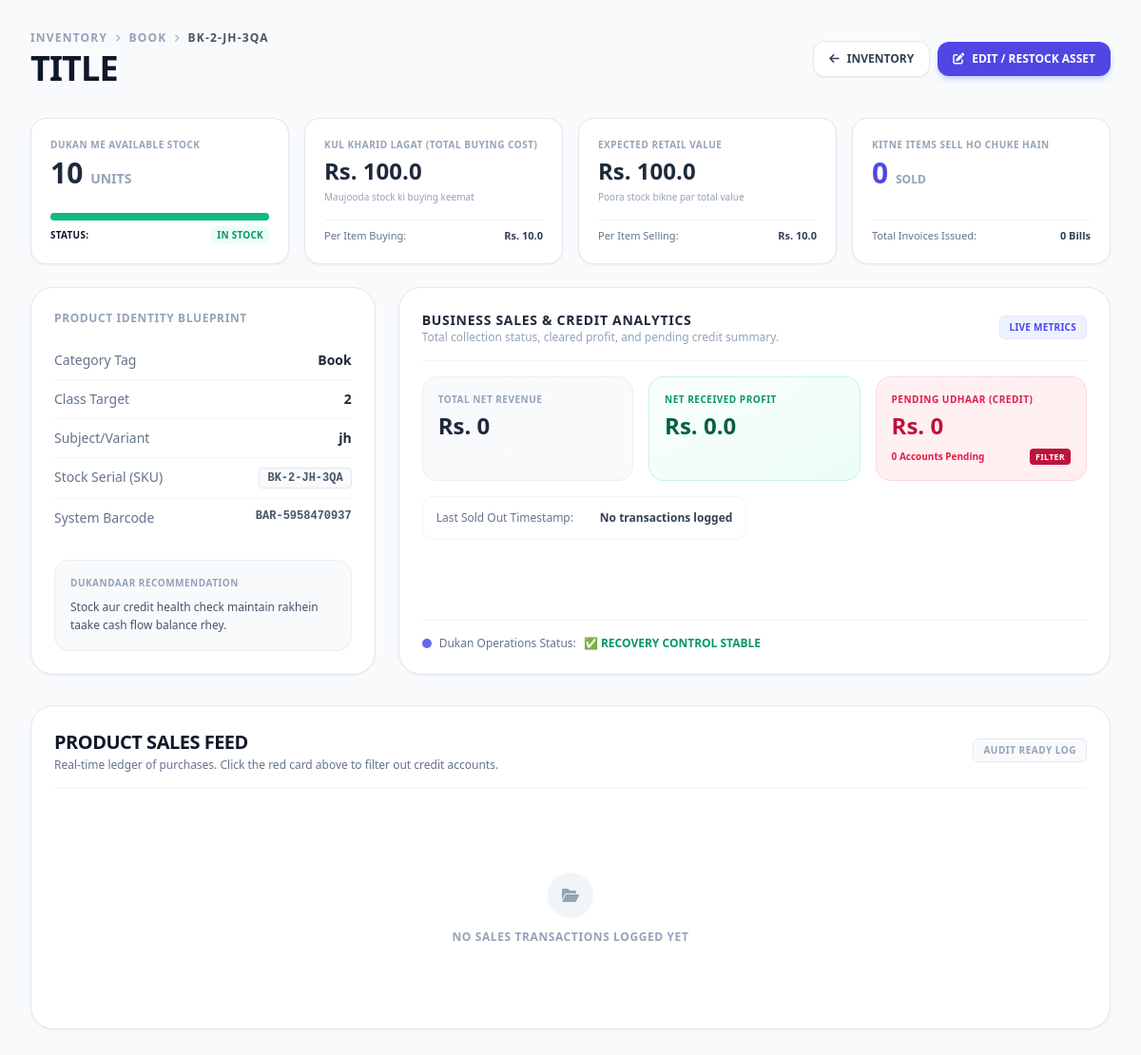
Page /product/5 (signed in) on the earlier database version.
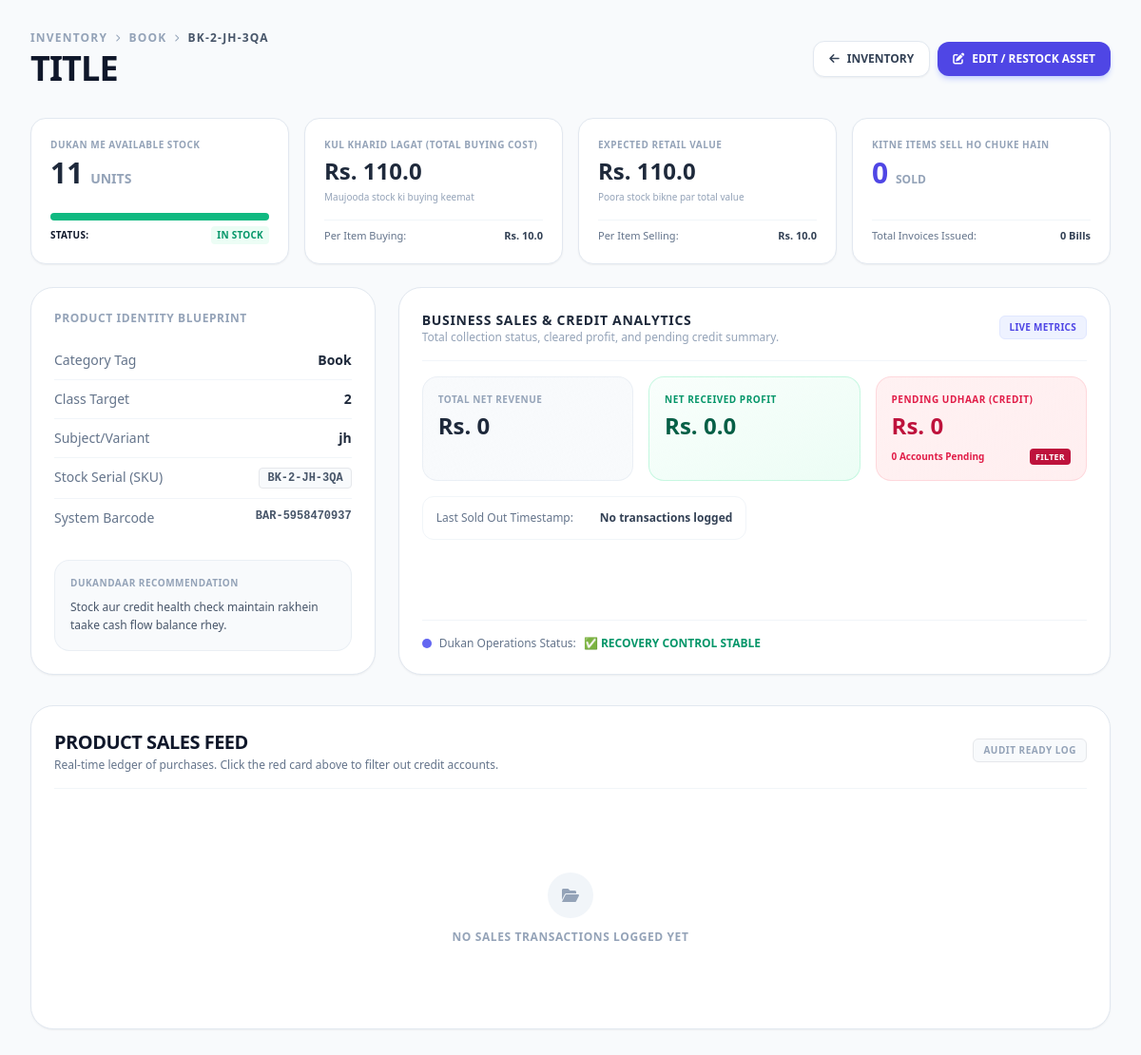
Same page on the later database version.
### tables this page shows
CREATE TABLE products (
        id INTEGER PRIMARY KEY AUTOINCREMENT,
        sku TEXT UNIQUE NOT NULL,
        barcode TEXT UNIQUE,
        name TEXT NOT NULL,
        category TEXT NOT NULL, -- Stationary, Books, Notebooks
        student_class TEXT,
        subject TEXT,
        purchase_price REAL NOT NULL,
        selling_price REAL NOT NULL,
        stock INTEGER NOT NULL DEFAULT 0,
        tag TEXT,
        variation TEXT
    );

### main.py (the view)
@app.get("/product/{product_id}")
async def product_detail(request: Request, product_id: int):
    if not is_logged_in(request): raise HTTPException(status_code=401)
    conn = get_db()
    product = conn.execute("SELECT * FROM products WHERE id = ?", (product_id,)).fetchone()
    if not product:
        conn.close()
        raise HTTPException(status_code=404, detail="Product entity not found")
    try:
        analytics = conn.execute("""
            SELECT SUM(qty) as total_units, SUM(qty * price) as total_revenue,
                   COUNT(DISTINCT sale_id) as sale_count
            FROM sale_items WHERE product_id = ?
        """, (product_id,)).fetchone()
        last_sold_row = conn.execute("""
            SELECT s.timestamp FROM sale_items si
            JOIN sales s ON si.sale_id = s.id
            WHERE si.product_id = ? ORDER BY s.timestamp DESC LIMIT 1
        """, (product_id,)).fetchone()
        last_sold = last_sold_row['timestamp'] if last_sold_row else None
        sales = conn.execute("""
            SELECT si.qty, si.price, s.receipt_number, s.payment_status, s.timestamp, s.student_name, s.phone_no
            FROM sale_items si
            JOIN sales s ON si.sale_id = s.id
            WHERE si.product_id = ?
            ORDER BY s.timestamp DESC LIMIT 20
        """, (product_id,)).fetchall()
    except Exception as e:
        analytics = {"total_units": 0, "total_revenue": 0, "sale_count": 0}
        last_sold = None
        sales = []
    conn.close()
    total_units = analytics['total_units'] if analytics and analytics.get('total_units') else 0
    total_revenue = analytics['total_revenue'] if analytics and analytics.get('total_revenue') else 0
    sale_count = analytics['sale_count'] if analytics and analytics.get('sale_count') else 0
    return templates.TemplateResponse(request, "product_detail.html", {
        "product": product, "sales": sales,
        "analytics": {
            "total_units": total_units,
            "total_revenue": total_revenue,
            "sale_count": sale_count,
            "last_sold": last_sold,
            "profit": total_revenue - (total_units * product['purchase_price'])
        }
    })

### templates/product_detail.html (shortened to what the changed rows need)
<!DOCTYPE html>
<html lang="en">
<head>
    <script src="https://cdn.tailwindcss.com"></script>
    <link rel="stylesheet" href="https://cdnjs.cloudflare.com/ajax/libs/font-awesome/6.0.0/css/all.min.css">
</head>
<body class="bg-slate-50 min-h-screen font-sans text-slate-900 antialiased">
    <div class="max-w-7xl mx-auto p-4 sm:p-6 lg:p-8">
        <div class="flex flex-col sm:flex-row justify-between items-start sm:items-center gap-4 mb-8">
            <div>
                <div class="flex items-center gap-2 text-xs font-bold text-slate-400 uppercase tracking-widest mb-1">
                    <span>Inventory</span>
                    <i class="fas fa-chevron-right text-[8px]"></i>
                    <span>{{ product.category }}</span>
                    <i class="fas fa-chevron-right text-[8px]"></i>
                    <span class="text-slate-600">{{ product.sku }}</span>
                </div>
                <h1 class="text-3xl sm:text-4xl font-black text-slate-900 tracking-tight uppercase">{{ product.name }}</h1>
            </div>
        </div>
        <div class="grid grid-cols-1 md:grid-cols-2 lg:grid-cols-4 gap-4 mb-6">
            <div class="bg-white p-5 rounded-2xl border border-slate-200 shadow-sm flex flex-col justify-between">
                <div>
                    <div class="text-[10px] font-black uppercase tracking-wider text-slate-400 mb-1">Dukan Me Available Stock</div>
                    <div class="text-3xl font-black text-slate-800">{{ product.stock }} <span class="text-sm font-bold text-slate-400 uppercase">Units</span></div>
                </div>
            </div>
            <div class="bg-white p-5 rounded-2xl border border-slate-200 shadow-sm flex flex-col justify-between">
                <div>
                    <div class="text-[10px] font-black uppercase tracking-wider text-slate-400 mb-1">Kul Kharid Lagat (Total Buying Cost)</div>
                    <div class="text-2xl font-black text-slate-800">Rs. {{ (product.stock * product.purchase_price) | round(2) }}</div>
                    <p class="text-[10px] text-slate-400 mt-1">Maujooda stock ki buying keemat</p>
                </div>
                <div class="text-[11px] font-medium text-slate-500 mt-4 border-t border-slate-100 pt-2 flex justify-between">
                    <span>Per Item Buying:</span>
                    <span class="font-bold text-slate-700">Rs. {{ product.purchase_price }}</span>
                </div>
            </div>
            <div class="bg-white p-5 rounded-2xl border border-slate-200 shadow-sm flex flex-col justify-between">
                <div>
                    <div class="text-[10px] font-black uppercase tracking-wider text-slate-400 mb-1">Expected Retail Value</div>
                    <div class="text-2xl font-black text-slate-800">Rs. {{ (product.stock * product.selling_price) | round(2) }}</div>
                    <p class="text-[10px] text-slate-400 mt-1">Poora stock bikne par total value</p>
                </div>
                <div class="text-[11px] font-medium text-slate-500 mt-4 border-t border-slate-100 pt-2 flex justify-between">
                    <span>Per Item Selling:</span>
                    <span class="font-bold text-slate-700">Rs. {{ product.selling_price }}</span>
                </div>
            </div>
        </div>
        <div class="grid grid-cols-1 lg:grid-cols-3 gap-6 mb-8">
            <div class="bg-white rounded-3xl p-6 border border-slate-200 shadow-sm space-y-6">
                <div>
                    <div class="divide-y divide-slate-100 text-sm">
                        <div class="py-2.5 flex justify-between"><span class="text-slate-500">Category Tag</span> <span class="font-bold text-slate-800">{{ product.category }}</span></div>
                        <div class="py-2.5 flex justify-between"><span class="text-slate-500">Class Target</span> <span class="font-bold text-slate-800">{{ product.student_class or 'All Classes' }}</span></div>
                        <div class="py-2.5 flex justify-between"><span class="text-slate-500">Subject/Variant</span> <span class="font-bold text-slate-800">{{ product.subject or 'General' }}</span></div>
                        <div class="py-2.5 flex justify-between"><span class="text-slate-500">Stock Serial (SKU)</span> <span class="font-mono bg-slate-50 px-2 py-0.5 rounded text-xs text-slate-600 font-bold border">{{ product.sku }}</span></div>
                        <div class="py-2.5 flex justify-between"><span class="text-slate-500">System Barcode</span> <span class="font-mono text-slate-600 text-xs font-bold">{{ product.barcode or 'None Generated' }}</span></div>
                    </div>
                </div>
            </div>
        </div>
        <div class="bg-white rounded-3xl border border-slate-200 shadow-sm p-6">
            <div class="flex flex-col sm:flex-row justify-between items-start sm:items-center gap-4 mb-6 border-b border-slate-100 pb-4">
                <div>
                    <h2 class="font-black text-xl text-slate-900 uppercase tracking-tight">Product Sales Feed</h2>
                </div>
            </div>
        </div>
    </div>
</body>
</html>

Differences in the rows shown:
changed products "TITLE": stock "10" → "11"; (product.stock*product.purchase_price)|round(2) "100.0" → "110.0"; (product.stock*product.selling_price)|round(2) "100.0" → "110.0"
